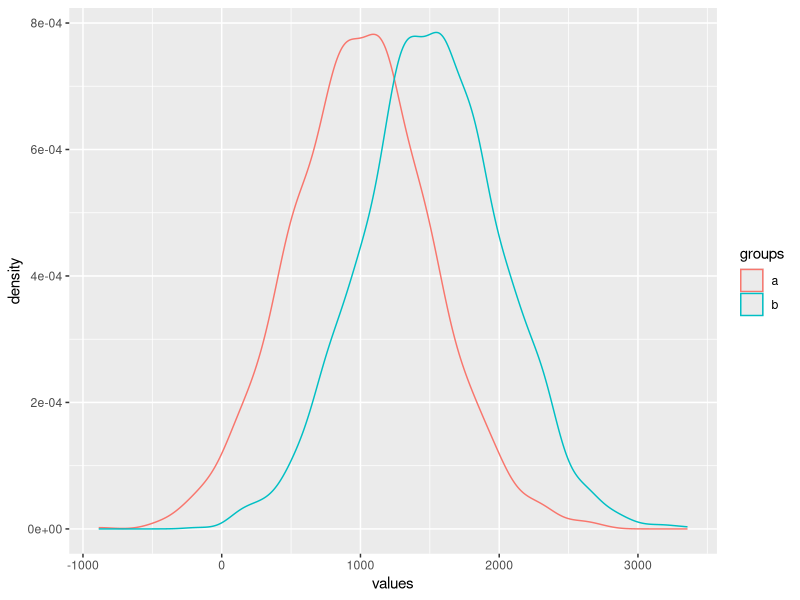
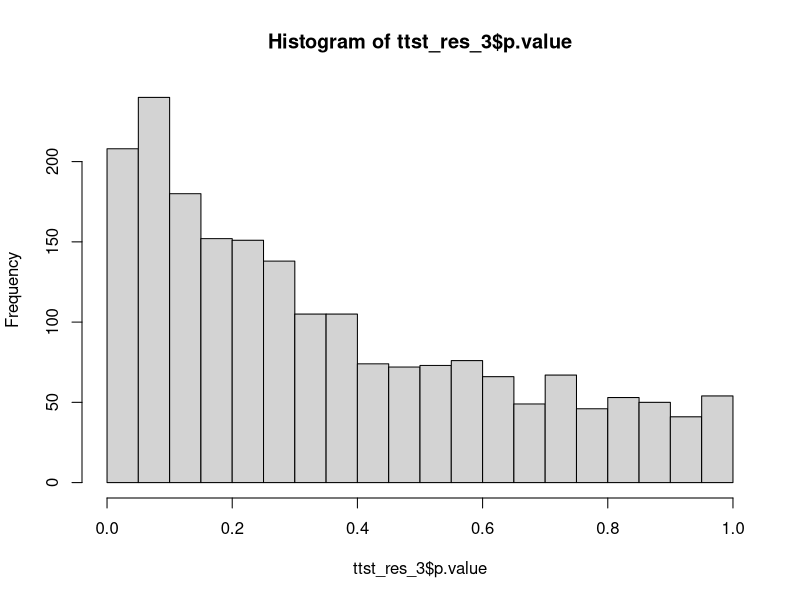
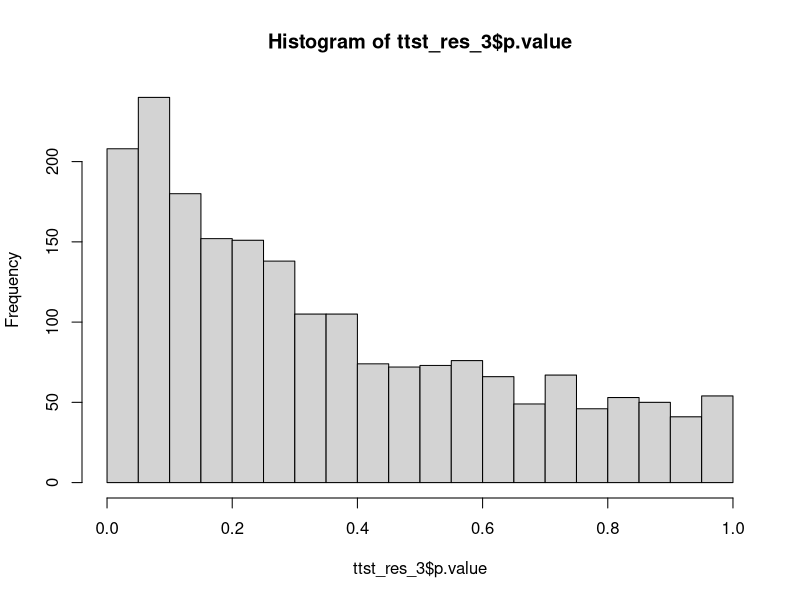
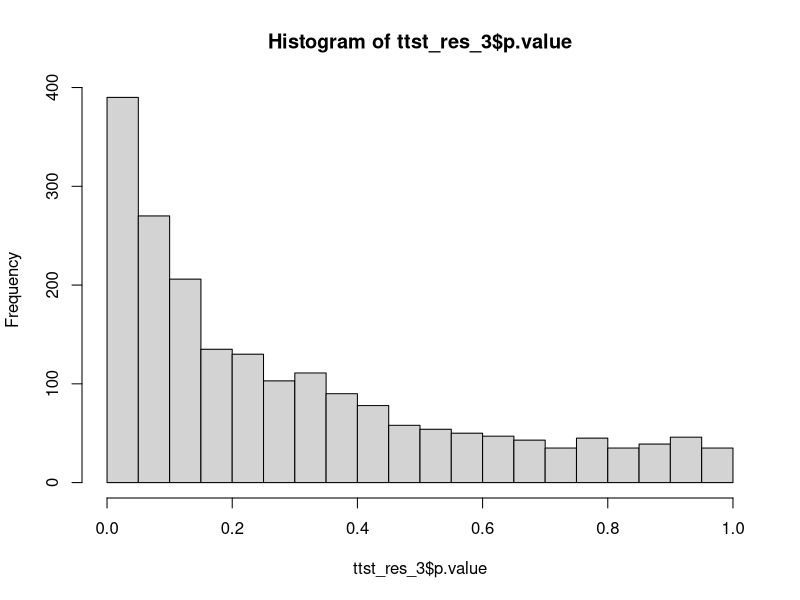
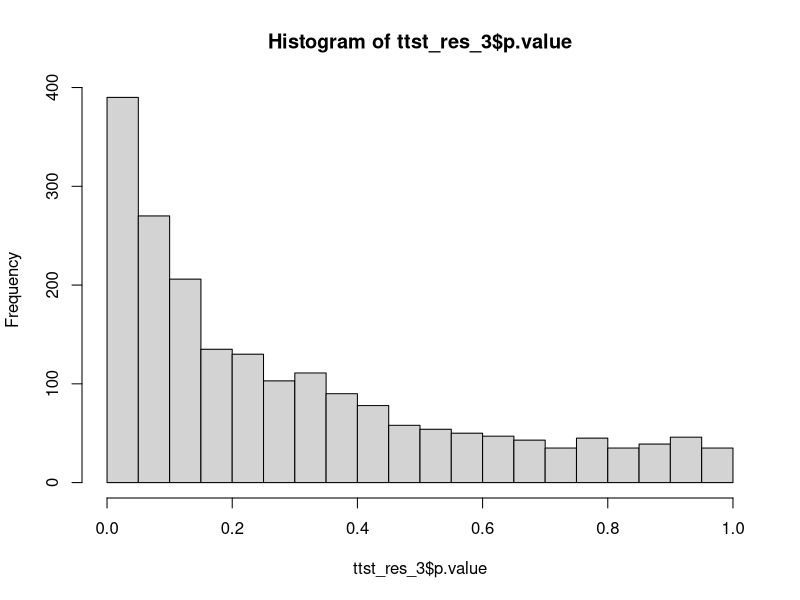
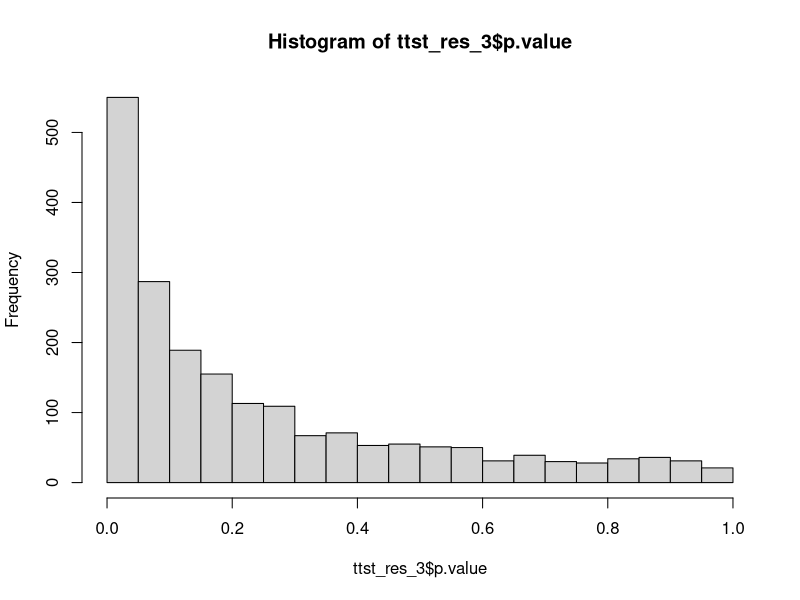
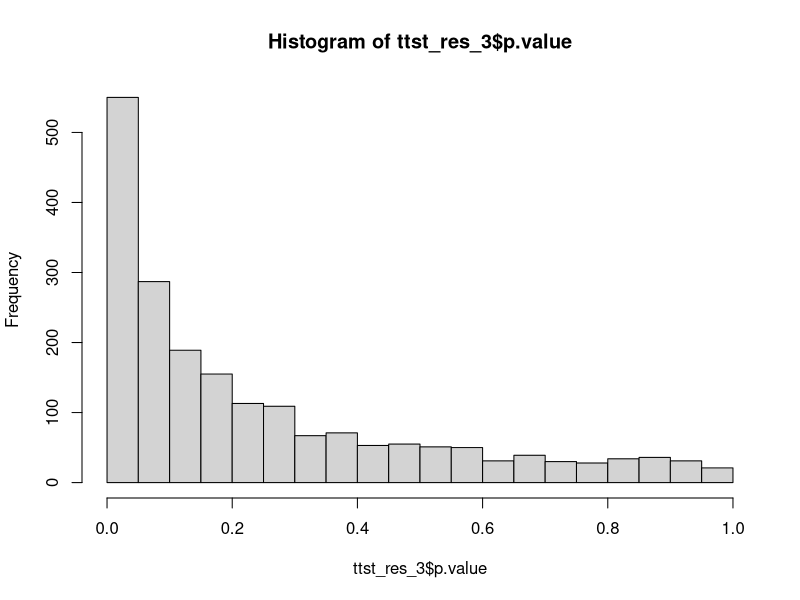
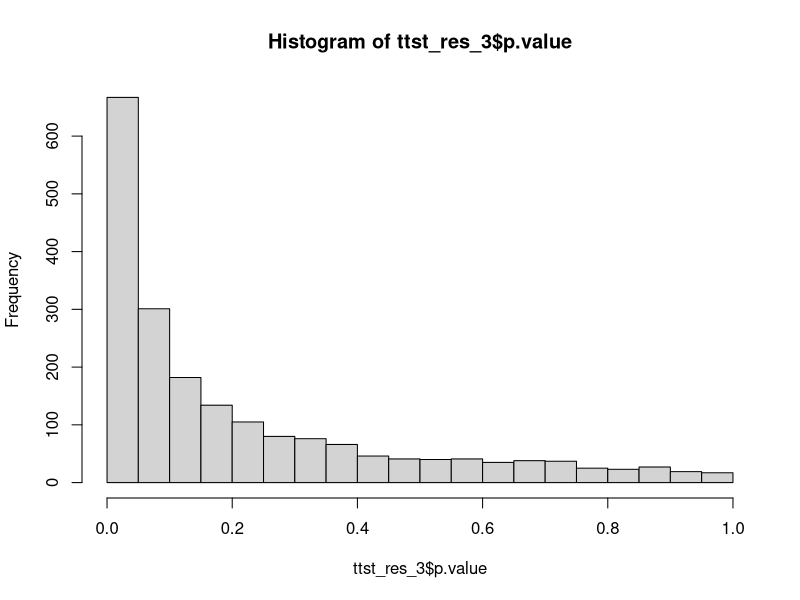

Generate these figures, in order, with R:
library(dplyr)
library(magrittr)
library(ggplot2)

a = rnorm(n = 2000, mean = 1000, sd = 500)
b = rnorm(n = 2000, mean = 1500, sd = 500)

d = c(a, b) %>% data.frame(values = .)
d$groups = c(rep('a', 2000), rep('b', 2000))

ggplot(d, aes(x = values)) +
  geom_density(aes(color = groups))

false_negatives = NULL


for (j in 3:30) {
  print(j)
  ttst_res_3 = data.frame()
  for (i in 1:2000) {
    ttst_res_i = t.test(sample(a, j), sample(b, j)) %>% 
      unlist() %>% 
      as.data.frame() %>% 
      t()
    ttst_res_3 = rbind.data.frame(ttst_res_3, ttst_res_i)
  }
  
  ttst_res_3$p.value %<>% as.numeric()
  hist(ttst_res_3$p.value, breaks = seq(0, 1, 0.05)) %>%  plot()
  false_negative = table(ttst_res_3$p.value >= 0.05) / nrow(ttst_res_3)
  false_negatives = rbind(false_negatives, false_negative)
  rownames(false_negatives)[nrow(false_negatives)] = j
}

false_negatives[false_negatives[,2] == 1] = 0
plot(x = rownames(false_negatives), y = false_negatives[, 2], xlab = 'N replicates', ylab = 'False Negative Ratio')
abline(b = 0, a = 0.05)
